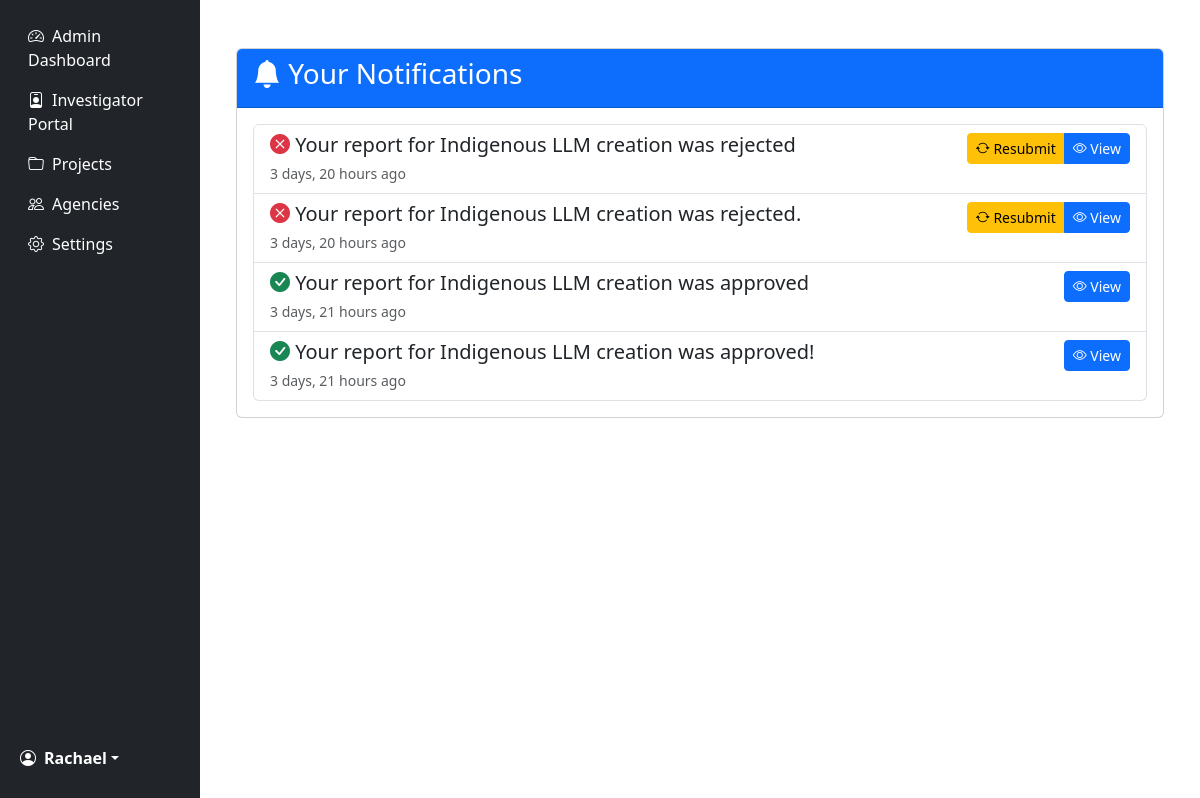
/investigator/notifications/ (signed in), run on the app's committed database.
### dashboard/models.py (models this page shows, shortened)
class Notification(models.Model):
    user = models.ForeignKey(User, on_delete=models.CASCADE, related_name='notifications')
    message = models.TextField()
    report = models.ForeignKey('Report', on_delete=models.CASCADE, null=True, blank=True)
    is_read = models.BooleanField(default=False)
    created_at = models.DateTimeField(auto_now_add=True)
    notification_type = models.CharField(
        max_length=20,
        choices=[
            ('report_submitted', 'Report Submitted'),
            ('report_approved', 'Report Approved'),
            ('report_rejected', 'Report Rejected'),
            ('resubmit_request', 'Resubmission Requested')
        ],
        default='report_submitted'
    )
    class Meta:
        ordering = ['-created_at']
        verbose_name = 'Investigator Notification'
        verbose_name_plural = 'Investigator Notifications'

### dashboard/views.py (the view)
# urls.py: path('investigator/notifications/', views.investigator_notifications, name='investigator_notifications'),
@login_required
def investigator_notifications(request):
    notifications = request.user.notifications.filter(
        notification_type__in=['report_approved', 'report_rejected', 'resubmit_request']
    ).order_by('-created_at')
    notifications.update(is_read=True)
    return render(request, 'dashboard/investigator/notifications.html', {
        'notifications': notifications
    })

### dashboard/context_processors.py (called while the page is built)
def notifications_count(request):
    if request.user.is_authenticated:
        return {
            'unread_notifications_count': Notification.objects.filter(
                user=request.user,
                is_read=False
            ).count()
        }
    return {}

### dashboard/templates/dashboard/investigator/notifications.html
{% extends "dashboard/base.html" %}
{% block content %}
<div class="container mt-4">
    <div class="card">
        <div class="card-header bg-primary text-white">
            <h3><i class="bi bi-bell-fill"></i> Your Notifications</h3>
        </div>
        <div class="card-body">
            {% if notifications %}
                <div class="list-group">
                    {% for notification in notifications %}
                        <div class="list-group-item {% if not notification.is_read %}list-group-item-info{% endif %}">
                            <div class="d-flex justify-content-between align-items-start">
                                <div class="me-3 flex-grow-1">
                                    <h5 class="mb-1">
                                        {% if notification.notification_type == 'report_approved' %}
                                            <i class="bi bi-check-circle-fill text-success"></i>
                                        {% elif notification.notification_type == 'report_rejected' %}
                                            <i class="bi bi-x-circle-fill text-danger"></i>
                                        {% else %}
                                            <i class="bi bi-exclamation-triangle-fill text-warning"></i>
                                        {% endif %}
                                        {{ notification.message }}
                                    </h5>
                                    <small class="text-muted">{{ notification.created_at|timesince }} ago</small>
                                </div>
                                {% if notification.report %}
                                    <div class="btn-group btn-group-sm">
                                        {% if notification.notification_type == 'report_rejected' or notification.notification_type == 'resubmit_request' %}
                                            <a href="{% url 'resubmit_report' notification.report.id %}"
                                               class="btn btn-warning">
                                                <i class="bi bi-arrow-repeat"></i> Resubmit
                                            </a>
                                        {% endif %}
                                        <a href="{% url 'view_report' notification.report.id %}"
                                           class="btn btn-primary">
                                            <i class="bi bi-eye"></i> View
                                        </a>
                                    </div>
                                {% endif %}
                            </div>
                        </div>
                    {% endfor %}
                </div>
            {% else %}
                <div class="alert alert-info">
                    <i class="bi bi-info-circle-fill"></i> You have no new notifications.
                </div>
            {% endif %}
        </div>
    </div>
</div>
{% endblock %}

### dashboard/templates/dashboard/base.html (shortened to what this page needs)
<!DOCTYPE html>
{% load static %}
<html lang="en">
<head>
    <link href="https://cdn.jsdelivr.net/npm/bootstrap@5.3.0/dist/css/bootstrap.min.css" rel="stylesheet">
    <link rel="stylesheet" href="https://cdn.jsdelivr.net/npm/bootstrap-icons@1.10.0/font/bootstrap-icons.css">
</head>
<body>
    <div class="container-fluid">
        <div class="row">
            <div class="col-md-3 col-lg-2 d-md-block bg-dark sidebar">
                <div class="position-sticky pt-3 sidebar-content">
                    <ul class="nav flex-column sidebar-nav">
                        <li class="nav-item">
                            <a class="nav-link text-white {% if request.resolver_match.url_name == 'admin_dashboard' %}active{% endif %}" href="{% url 'admin_dashboard' %}">
                                <i class="bi bi-speedometer2 me-2"></i>Admin Dashboard
                            </a>
                        </li>
                        <li class="nav-item">
                            <a class="nav-link text-white" href="{% url 'investigator_login' %}">
                                <i class="bi bi-person-badge me-2"></i>Investigator Portal
                            </a>
                        </li>
                        <li class="nav-item">
                            <a class="nav-link text-white {% if request.resolver_match.url_name == 'projects' %}active{% endif %}" href="#">
                                <i class="bi bi-folder me-2"></i>Projects
                            </a>
                        </li>
                        <li class="nav-item">
                            <a class="nav-link text-white {% if request.resolver_match.url_name == 'agencies' %}active{% endif %}" href="#">
                                <i class="bi bi-people me-2"></i>Agencies
                            </a>
                        </li>
                        <li class="nav-item">
                            <a class="nav-link text-white {% if request.resolver_match.url_name == 'settings' %}active{% endif %}" href="#">
                                <i class="bi bi-gear me-2"></i>Settings
                            </a>
                        </li>
                    </ul>
                    <div class="user-dropdown">
                        <div class="dropdown">
                            <a href="#" class="d-flex align-items-center text-white text-decoration-none dropdown-toggle ps-2" id="dropdownUser" data-bs-toggle="dropdown" aria-expanded="false">
                                <i class="bi bi-person-circle me-2"></i>
                                <strong>{{ request.user.username }}</strong>
                            </a>
                        </div>
                    </div>
                </div>
            </div>
            <main class="col-md-9 ms-sm-auto col-lg-10 px-md-4 py-4">
                {% block content %}{% endblock %}
            </main>
        </div>
    </div>
</body>
</html>

### dashboard/templates/dashboard/base.html (style rules this page uses)
.sidebar { height: 100vh; position: fixed; }
.sidebar-content { display: flex; flex-direction: column; height: calc(100% - 20px); }
.sidebar-nav { flex-grow: 1; }
.user-dropdown { padding: 10px 0; margin-top: auto; }
main { margin-left: 16.666667%; }

### data on the page
Notification: notification_type "report_rejected" (drawn), message "Your report for Indigenous LLM creation was rejected", created_at "3 days, 20 hours", shows "View"
Notification: notification_type "report_rejected" (drawn), message "Your report for Indigenous LLM creation was rejected.", created_at "3 days, 20 hours", shows "View"
Notification: notification_type "report_approved" (drawn), message "Your report for Indigenous LLM creation was approved", created_at "3 days, 21 hours", shows "View"
Notification: notification_type "report_approved" (drawn), message "Your report for Indigenous LLM creation was approved!", created_at "3 days, 21 hours", shows "View"

### other printed values
{{ request.user.username }} "Rachael"
